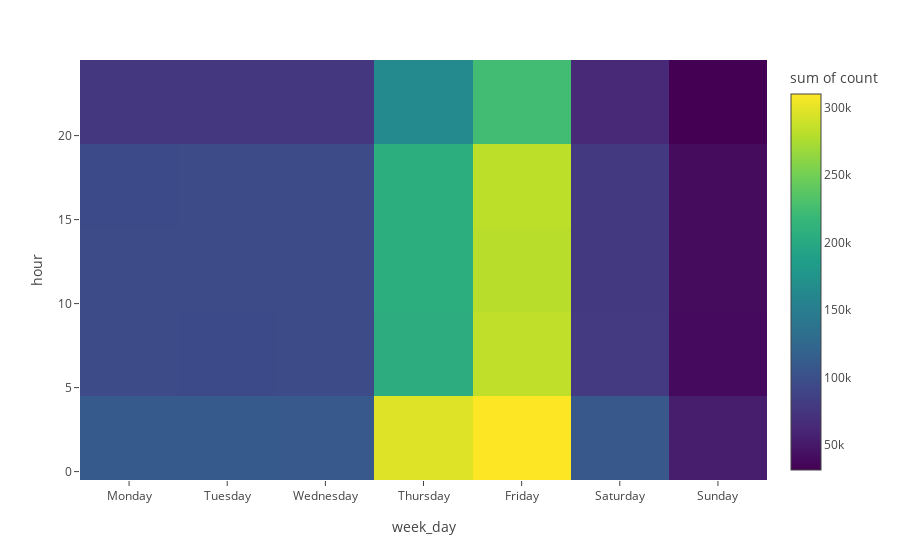
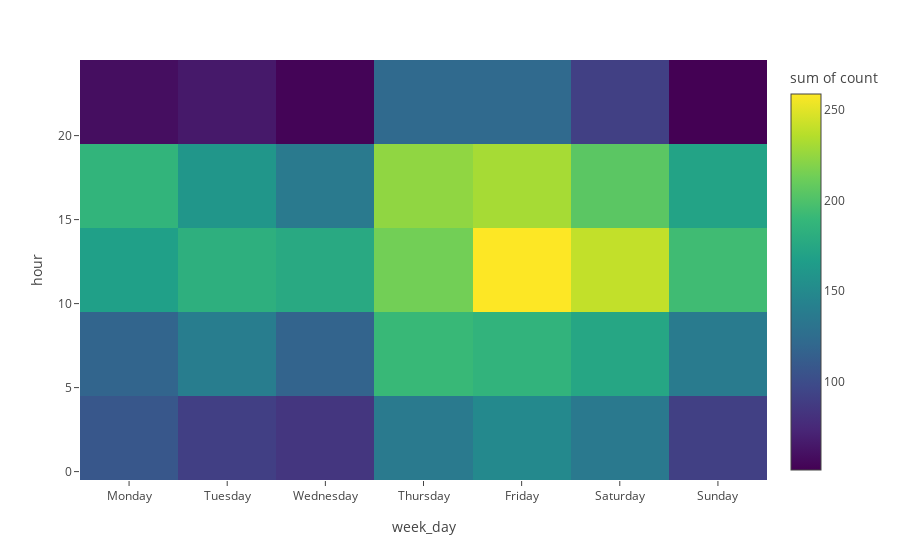

Notebook code cell kept with these figures, in order:
### Code cell
px.density_heatmap(timestamp_no_fraud_df, x='week_day', y='hour', z='count', color_continuous_scale='Viridis').show()
px.density_heatmap(timestamp_fraud_df, x='week_day', y='hour', z='count', color_continuous_scale='Viridis').show()

### Figure 1 — Plotly figure (JSON) as saved in the notebook; plotly's stock layout.template omitted (floating-point values rounded to 4 significant figures; data arrays with more than 128 entries replaced by an {"elided": "..."} marker saying what was removed)
{"data": [{"coloraxis": "coloraxis", "histfunc": "sum", "hovertemplate": "week_day=%{x}<br>hour=%{y}<br>sum of count=%{z}<extra></extra>", "name": "", "type": "histogram2d", "x": {"elided": "168 str values"}, "xaxis": "x", "xbingroup": "x", "y": {"elided": "168 int values"}, "yaxis": "y", "ybingroup": "y", "z": {"elided": "168 int values"}}], "layout": {"coloraxis": {"colorbar": {"title": {"text": "sum of count"}}, "colorscale": [[0, "#440154"], [0.1111, "#482878"], [0.2222, "#3e4989"], [0.3333, "#31688e"], [0.4444, "#26828e"], [0.5556, "#1f9e89"], [0.6667, "#35b779"], [0.7778, "#6ece58"], [0.8889, "#b5de2b"], [1, "#fde725"]]}, "legend": {"tracegroupgap": 0}, "margin": {"t": 60}, "xaxis": {"anchor": "y", "domain": [0, 1], "title": {"text": "week_day"}}, "yaxis": {"anchor": "x", "domain": [0, 1], "title": {"text": "hour"}}}}

### Figure 2 — Plotly figure (JSON) as saved in the notebook; plotly's stock layout.template omitted (floating-point values rounded to 4 significant figures; data arrays with more than 128 entries replaced by an {"elided": "..."} marker saying what was removed)
{"data": [{"coloraxis": "coloraxis", "histfunc": "sum", "hovertemplate": "week_day=%{x}<br>hour=%{y}<br>sum of count=%{z}<extra></extra>", "name": "", "type": "histogram2d", "x": {"elided": "168 str values"}, "xaxis": "x", "xbingroup": "x", "y": {"elided": "168 int values"}, "yaxis": "y", "ybingroup": "y", "z": {"elided": "168 int values"}}], "layout": {"coloraxis": {"colorbar": {"title": {"text": "sum of count"}}, "colorscale": [[0, "#440154"], [0.1111, "#482878"], [0.2222, "#3e4989"], [0.3333, "#31688e"], [0.4444, "#26828e"], [0.5556, "#1f9e89"], [0.6667, "#35b779"], [0.7778, "#6ece58"], [0.8889, "#b5de2b"], [1, "#fde725"]]}, "legend": {"tracegroupgap": 0}, "margin": {"t": 60}, "xaxis": {"anchor": "y", "domain": [0, 1], "title": {"text": "week_day"}}, "yaxis": {"anchor": "x", "domain": [0, 1], "title": {"text": "hour"}}}}
